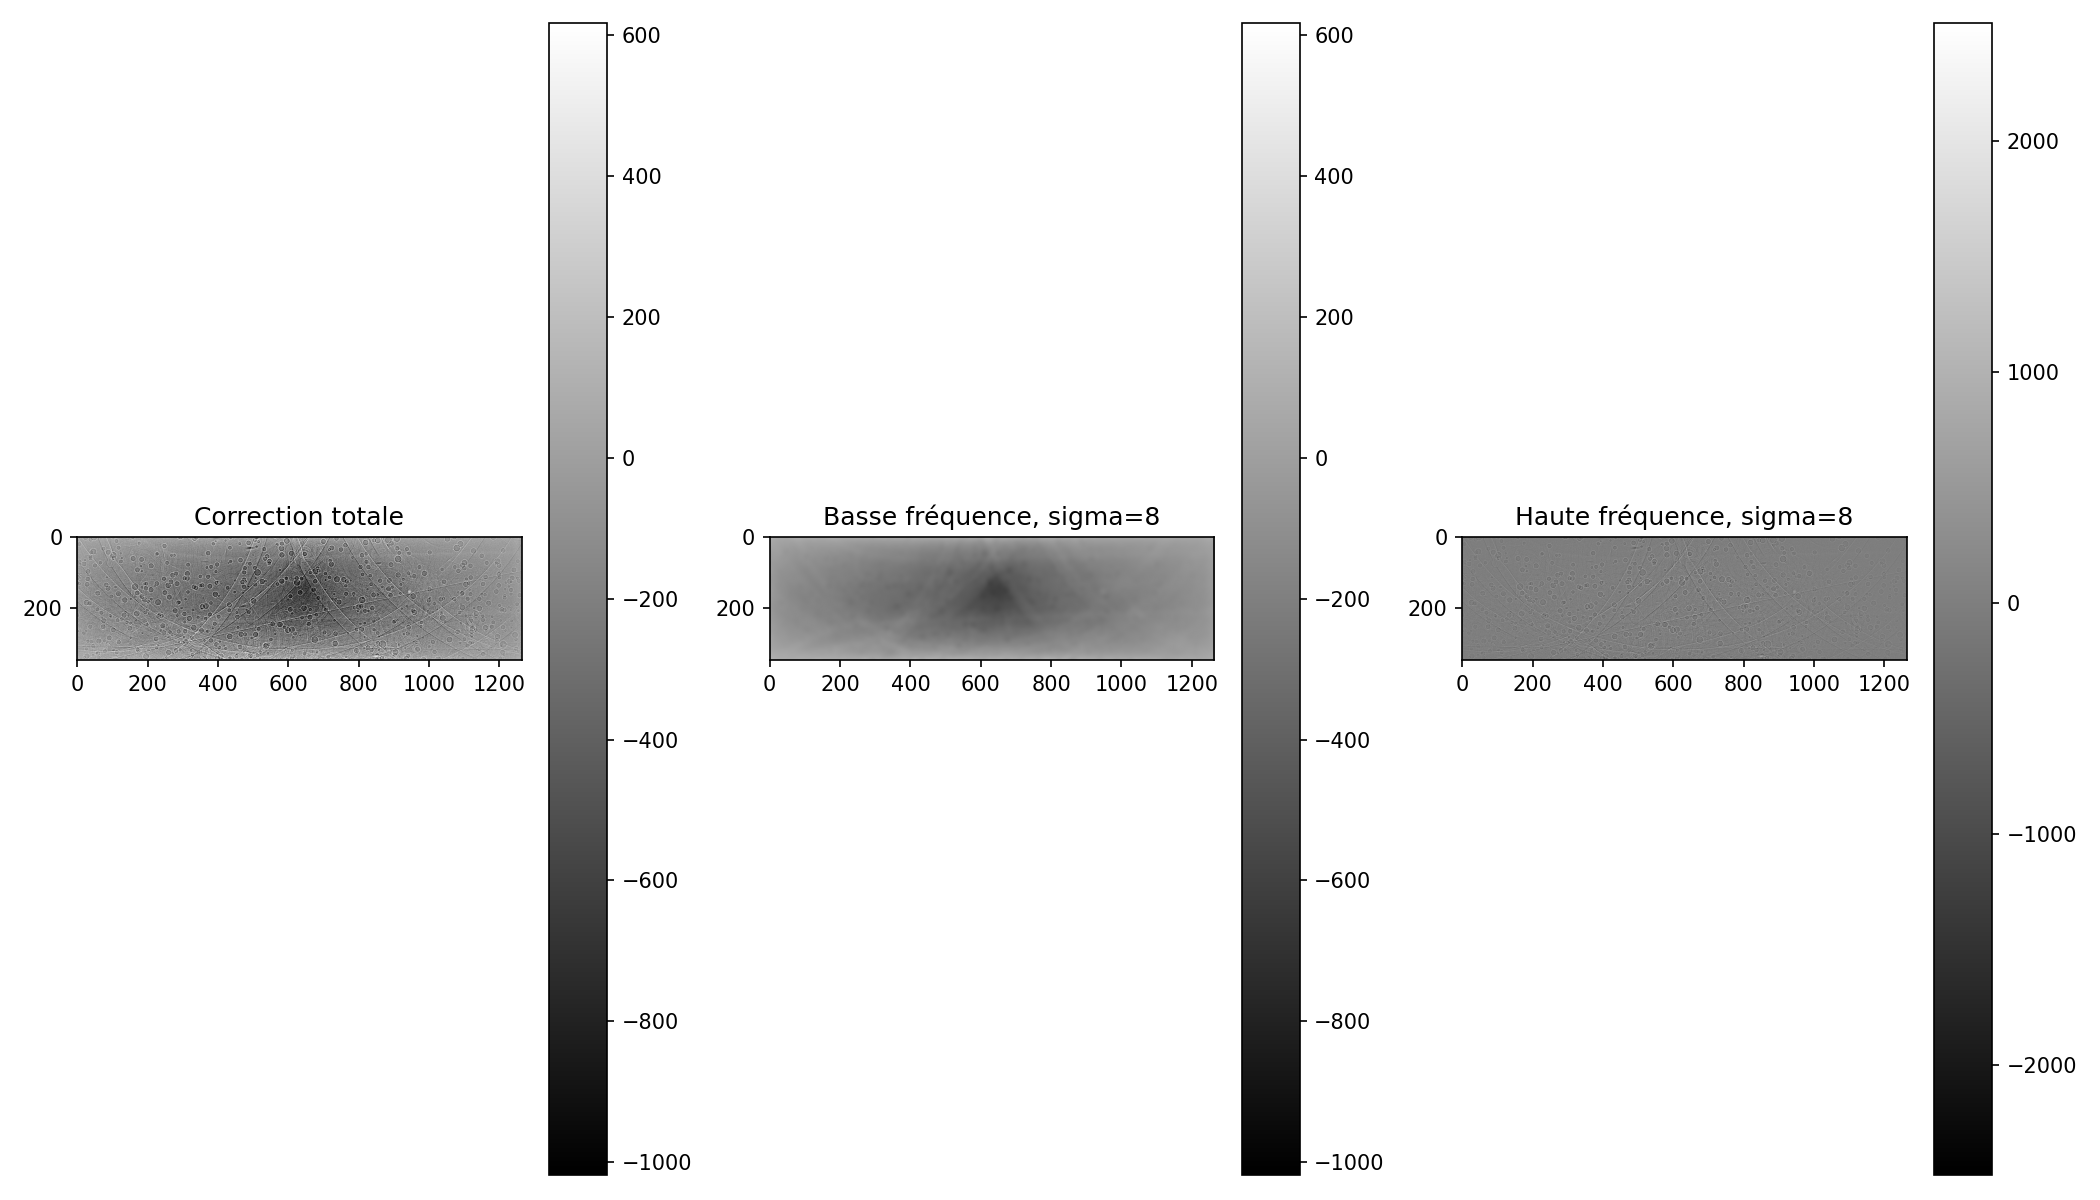

Python code for this plot:
import h5py
import numpy as np

import matplotlib
matplotlib.use("Agg")
import matplotlib.pyplot as plt

from scipy.ndimage import gaussian_filter

# --------------------------------------------------
# Paramètres
# --------------------------------------------------

input_h5 = "test_binning2_centered_interpolation.h5"

sigmas = [1, 2, 4, 8, 16, 32]

# --------------------------------------------------
# Lire la correction pleine résolution
# --------------------------------------------------

with h5py.File(input_h5, "r") as f:
    difference_full = f["difference_full"][:].astype(np.float32)

# --------------------------------------------------
# Fichier de sortie
# --------------------------------------------------

with h5py.File("10_split_correction_low_high.h5", "w") as f_out:

    f_out.create_dataset("difference_full", data=difference_full)

    for sigma in sigmas:

        print("sigma =", sigma)

        # Basse fréquence = correction floutée
        low_frequency = gaussian_filter(
            difference_full,
            sigma=sigma,
            mode="nearest",
            truncate=4.0
        )

        # Haute fréquence = ce qui reste après avoir enlevé la basse fréquence
        high_frequency = difference_full - low_frequency

        # Vérification : low + high doit redonner difference_full
        reconstruction = low_frequency + high_frequency
        check_error = difference_full - reconstruction

        rmse_high = np.sqrt(np.mean(high_frequency**2))
        rmse_check = np.sqrt(np.mean(check_error**2))

        print("  high frequency RMSE =", rmse_high)
        print("  reconstruction check RMSE =", rmse_check)

        group = f_out.create_group(f"sigma_{sigma}")

        group.create_dataset("low_frequency", data=low_frequency.astype(np.float32))
        group.create_dataset("high_frequency", data=high_frequency.astype(np.float32))
        group.create_dataset("reconstruction", data=reconstruction.astype(np.float32))
        group.create_dataset("check_error", data=check_error.astype(np.float32))

        group.attrs["sigma"] = sigma
        group.attrs["rmse_high_frequency"] = float(rmse_high)
        group.attrs["rmse_reconstruction_check"] = float(rmse_check)

# --------------------------------------------------
# Figure résumé
# --------------------------------------------------

selected_sigma = 8

low = gaussian_filter(
    difference_full,
    sigma=selected_sigma,
    mode="nearest",
    truncate=4.0
)

high = difference_full - low

vmin = np.percentile(difference_full, 1)
vmax = np.percentile(difference_full, 99)

plt.figure(figsize=(14, 8))

plt.subplot(1, 3, 1)
plt.imshow(difference_full, cmap="gray", vmin=vmin, vmax=vmax)
plt.title("Correction totale")
plt.colorbar()

plt.subplot(1, 3, 2)
plt.imshow(low, cmap="gray", vmin=vmin, vmax=vmax)
plt.title(f"Basse fréquence, sigma={selected_sigma}")
plt.colorbar()

plt.subplot(1, 3, 3)
plt.imshow(high, cmap="gray")
plt.title(f"Haute fréquence, sigma={selected_sigma}")
plt.colorbar()

plt.tight_layout()
plt.savefig("10_split_correction_low_high.png", dpi=150)

print()
print("Saved:")
print("10_split_correction_low_high.h5")
print("10_split_correction_low_high.png")
